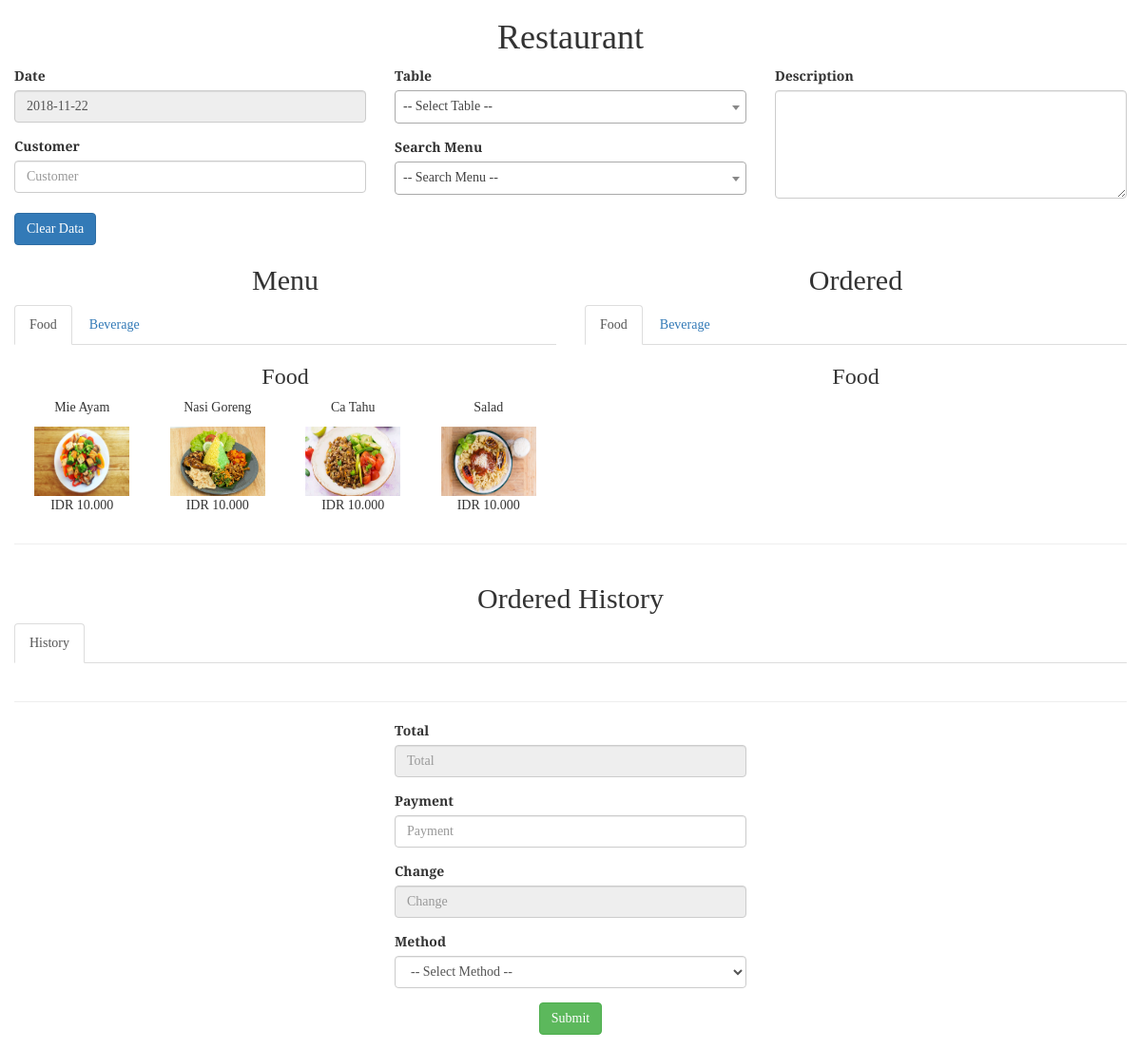
The app's page /frontend/Payment_menu.php (signed in) with its own data.
### tables this page shows
CREATE TABLE `tb_menu` (
  `id` int(11) unsigned NOT NULL AUTO_INCREMENT,
  `item` varchar(100) NOT NULL,
  `price` float unsigned NOT NULL,
  `kategori` int(11) NOT NULL,
  `stock` float unsigned NOT NULL,
  `img_path` text NOT NULL,
  `status` enum('yes','no') NOT NULL,
  PRIMARY KEY (`id`)
);

### frontend/Payment_menu.php (the view, shortened to what this page needs)
<?php
    include('../layout/headercasier.php');
    require('../koneksi.php');
    $sql2 = "SELECT id, item, price, kategori FROM tb_menu where `status`='yes';";
    $data_menu = $conn->query($sql2);
?>
<body>
        <div class="container-fluid">
            <div class="row">
                <div class="col-sm-12">
                    <h1 class="text-center">Restaurant</h1>
                </div>
            </div>
            <div class="row">
                <div class="col-sm-4">
                    <div class="form-group">
                        <label for="">Date</label>
                        <input type="text" class="form-control" id="" name="date" placeholder="Date" value="<?php echo Date('Y-m-d'); ?>" readonly="readonly">
                    </div>
                    <div class="form-group">
                        <label for="">Customer</label>
                        <input type="text" class="form-control" id="customer_name" name="customer_name" placeholder="Customer">
                    </div>
                </div>
                <div class="col-sm-4">
                    <div class="form-group">
                        <label for="">Table</label>
                    </div>
                    <div class="form-group">
                        <label for="">Search Menu</label>
                    </div>
                </div>
                <div class="col-sm-4">
                    <div class="form-group">
                        <label for="">Description</label>
                        <textarea name="description" id="description" class="form-control" rows="5"></textarea>
                    </div>
                </div>
            </div>
            <div class="row">
                <div class="col-md-4">
                    <button type="button" class="btn btn-primary" id="clearBtn">Clear Data</button>
                </div>
                <div class="col-md-4">
                </div>
                <div class="col-md-4">
                </div>
            </div>
            <div class="row">
                <div class="col-sm-6">
                    <h2 class="text-center">Menu</h2>
                    <div role="tabpanel">
                        <ul class="nav nav-tabs" role="tablist">
                            <li role="presentation" class="active">
                                <a href="#food" aria-controls="food" role="tab" data-toggle="tab">Food</a>
                            </li>
                            <li role="presentation">
                                <a href="#beverage" aria-controls="beverage" role="tab" data-toggle="tab">Beverage</a>
                            </li>
                        </ul>
                        <div class="tab-content">
                            <div role="tabpanel" class="tab-pane active menuWrapper" id="food">
                                <h3 class="text-center">Food</h3>
                                <?php
                                mysqli_data_seek($data_menu, 0);
                                while($row=$data_menu->fetch_assoc())
                                {
                                    if($row['kategori']==1)
                                    {
                                ?>
                                    <div class="dropdown">
                                        <div class="col-sm-3 myMenu">
                                            <p class="text-center title-menu"><?php echo $row['item'] ?></p>
                                            <img src="../assets/img/<?php echo $row['id'] ?>.jpg" alt="<?php echo $row['item']; ?>" width="100" height="73" class="dropdown-toggle imageMenu" data-toggle="dropdown">
                                            <p class="text-center">IDR <?php echo rupiah($row['price']); ?></p>
                                        </div>
                                    </div>
                                <?php
                                    }
                                }
                                ?>
                            </div>
                        </div>
                    </div>
                </div>
                <div class="col-sm-6" id="ordered">
                    <h2 class="text-center">Ordered</h2>
                    <div role="tabpanel">
                        <ul class="nav nav-tabs" role="tablist">
                            <li role="presentation" class="active">
                                <a href="#foodOrder" aria-controls="foodOrder" role="tab" data-toggle="tab">Food</a>
                            </li>
                            <li role="presentation">
                                <a href="#beverageOrder" aria-controls="beverageOrder" role="tab" data-toggle="tab">Beverage</a>
                            </li>
                        </ul>
                        <div class="tab-content">
                            <div role="tabpanel" class="tab-pane active menuWrapperOrder" id="foodOrder">
                                <h3 class="text-center">Food</h3>
                            </div>
                        </div>
                    </div>
                </div>
            </div>
            <hr>
            <div class="row">
                <div class="col-sm-12" id="ordereddHistory">
                    <h2 class="text-center">Ordered History</h2>
                    <div role="tabpanel">
                        <ul class="nav nav-tabs" role="tablist">
                            <li role="presentation" class="active">
                                <a href="#menuOrderHistory" aria-controls="menuOrderHistory" role="tab" data-toggle="tab">History</a>
                            </li>
                        </ul>
                    </div>
                </div>
            </div>
            <hr>
            <div class="row">
                <div class="col-md-4"></div>
                <div class="col-md-4">
                    <div class="form-group">
                        <label for="">Total</label>
                        <input type="number" class="form-control" id="total" placeholder="Total" readonly="readonly">
                    </div>
                </div>
                <div class="col-md-4"></div>
            </div>
            <div class="row">
                <div class="col-md-4"></div>
                <div class="col-md-4">
                    <div class="form-group">
                        <label for="">Payment</label>
                        <input type="number" class="form-control" id="payment" placeholder="Payment">
                    </div>
                </div>
                <div class="col-md-4"></div>
            </div>
            <div class="row">
                <div class="col-md-4"></div>
                <div class="col-md-4">
                    <div class="form-group">
                        <label for="">Change</label>
                        <input type="number" class="form-control" id="change" placeholder="Change" readonly="readonly">
                    </div>
                </div>
                <div class="col-md-4"></div>
            </div>
            <div class="row">
                <div class="col-md-4"></div>
                <div class="col-md-4">
                    <div class="form-group">
                        <label for="">Method</label>
                        <select name="method" id="method" class="form-control" required="required">
                            <option value="">-- Select Method --</option>
                        </select>
                    </div>
                </div>
                <div class="col-md-4"></div>
            </div>
            <div class="row">
                <div class="col-md-12">
                    <div class="form-group">
                        <button type="button" id="submitBtn" class="btn btn-success center-block" data-dismiss="alert" aria-hidden="true">Submit</button>
                    </div>
                </div>
            </div>
        </div>
</body>
</html>

### css/myStyle.css (style rules this page uses)
html, body { font-family: 'Slabo 27px', serif; }
#food .myMenu img { margin-left: auto; margin-right: auto; display: block; }

### records on screen
tb_menu: item "Mie Ayam", shows a picture, price "10.000"
tb_menu: item "Nasi Goreng", shows a picture, price "10.000"
tb_menu: item "Ca Tahu", shows a picture, price "10.000"
tb_menu: item "Salad", shows a picture, price "10.000"
